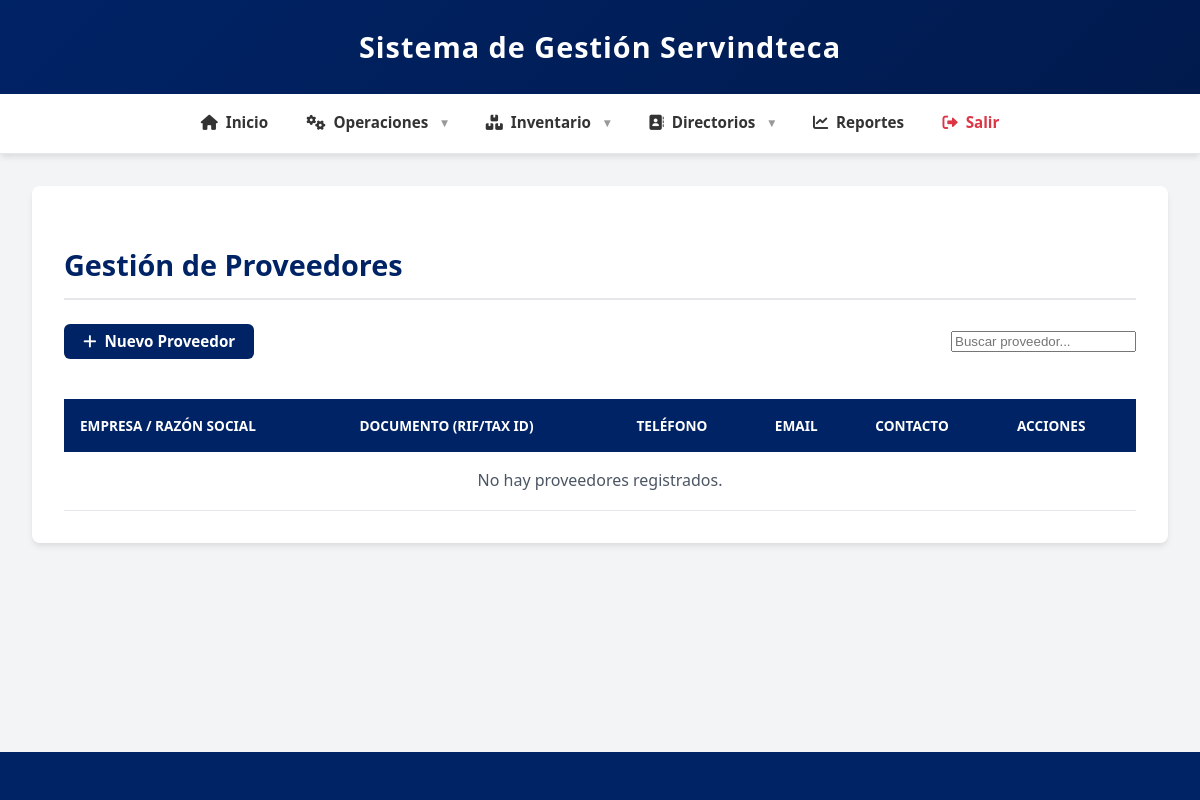
/proveedores/index.php (signed in), run on an earlier commit of the app's database.
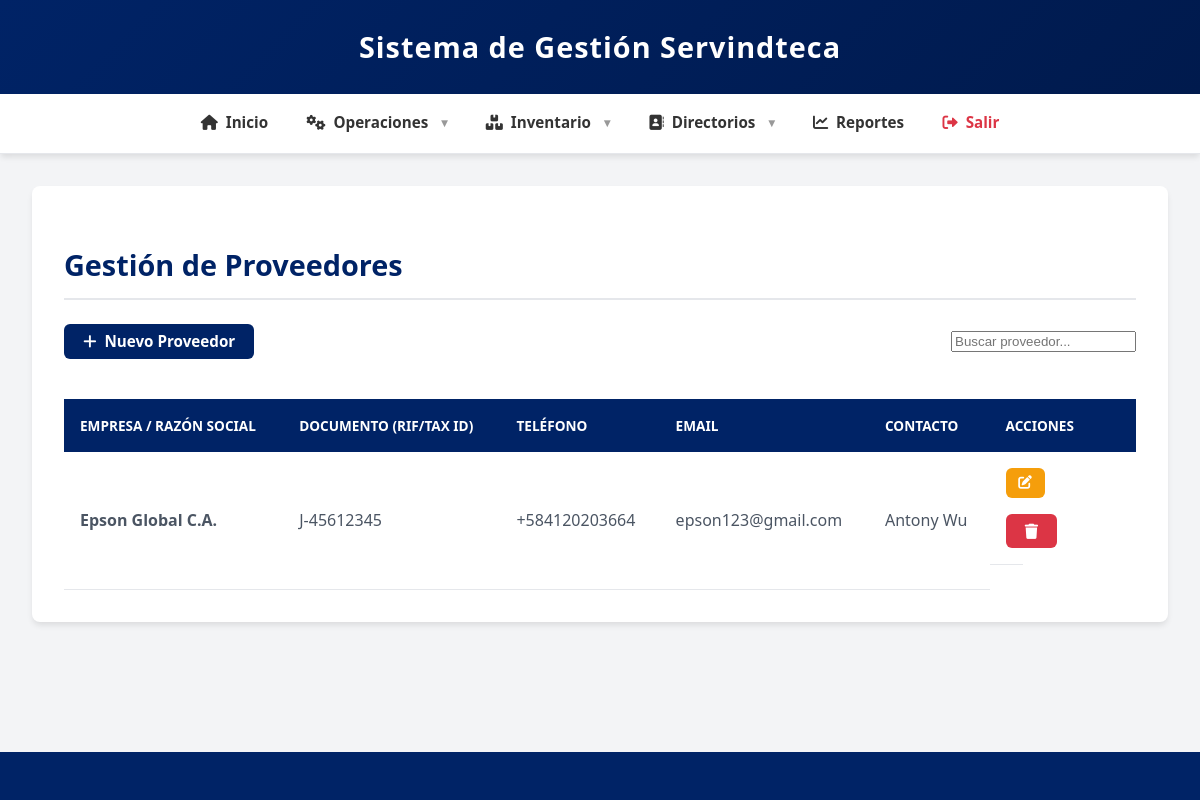
And on a later commit of the database.
### tables this page shows
CREATE TABLE `proveedores` (
  `id` int NOT NULL,
  `nombre` varchar(100) NOT NULL COMMENT 'Razón Social',
  `documento` varchar(50) NOT NULL COMMENT 'RIF, RUT o Tax ID',
  `direccion` varchar(255) DEFAULT NULL,
  `telefono` varchar(50) DEFAULT NULL,
  `email` varchar(100) DEFAULT NULL,
  `persona_contacto` varchar(100) DEFAULT NULL
);

### proveedores/index.php (the view, shortened to what this page needs)
<?php
require_once '../includes/database.php';
$sql = "SELECT * FROM proveedores ORDER BY nombre";
$result = $conn->query($sql);
?>
<?php include '../includes/header.php'; ?>
<section class="empresas-list">
    <h2>Gestión de Proveedores</h2>
    <div class="actions">
        <a href="crear.php" class="btn-new">
            <i class="fas fa-plus"></i> Nuevo Proveedor
        </a>
        <input type="text" id="buscar" placeholder="Buscar proveedor..." onkeyup="filtrarTabla()">
    </div>
    <div style="overflow-x: auto;">
        <table>
            <thead>
                <tr>
                    <th>Empresa / Razón Social</th>
                    <th>Documento (RIF/Tax ID)</th>
                    <th>Teléfono</th>
                    <th>Email</th>
                    <th>Contacto</th>
                    <th>Acciones</th>
                </tr>
            </thead>
            <tbody>
                <?php while($row = $result->fetch_assoc()): ?>
                <tr>
                    <td><strong><?= htmlspecialchars($row['nombre']) ?></strong></td>
                    <td><?= htmlspecialchars($row['documento']) ?></td>
                    <td><?= htmlspecialchars($row['telefono'] ?? '-') ?></td>
                    <td><?= htmlspecialchars($row['email'] ?? '-') ?></td>
                    <td><?= htmlspecialchars($row['persona_contacto'] ?? '-') ?></td>
                    <td class="actions">
                        <a href="editar.php?id=<?= $row['id'] ?>" class="btn-edit" title="Editar">
                            <i class="fas fa-edit"></i>
                        </a>
                        <button class="btn-danger btn-eliminar" data-id="<?= $row['id'] ?>" title="Eliminar">
                            <i class="fas fa-trash"></i>
                        </button>
                    </td>
                </tr>
                <?php endwhile; ?>
                <?php if ($result->num_rows === 0): ?>
                    <tr><td colspan="6" style="text-align: center;">No hay proveedores registrados.</td></tr>
                <?php endif; ?>
            </tbody>
        </table>
    </div>
</section>
<?php include '../includes/footer.php'; ?>

What changed in the data, as far as the page shows it:
added proveedores: nombre "Epson Global C.A.", documento "J-45612345", telefono "+584120203664", email "epson123@gmail.com", persona_contacto "Antony Wu"
Also different on the page:
text no longer shown: "No hay proveedores registrados."
